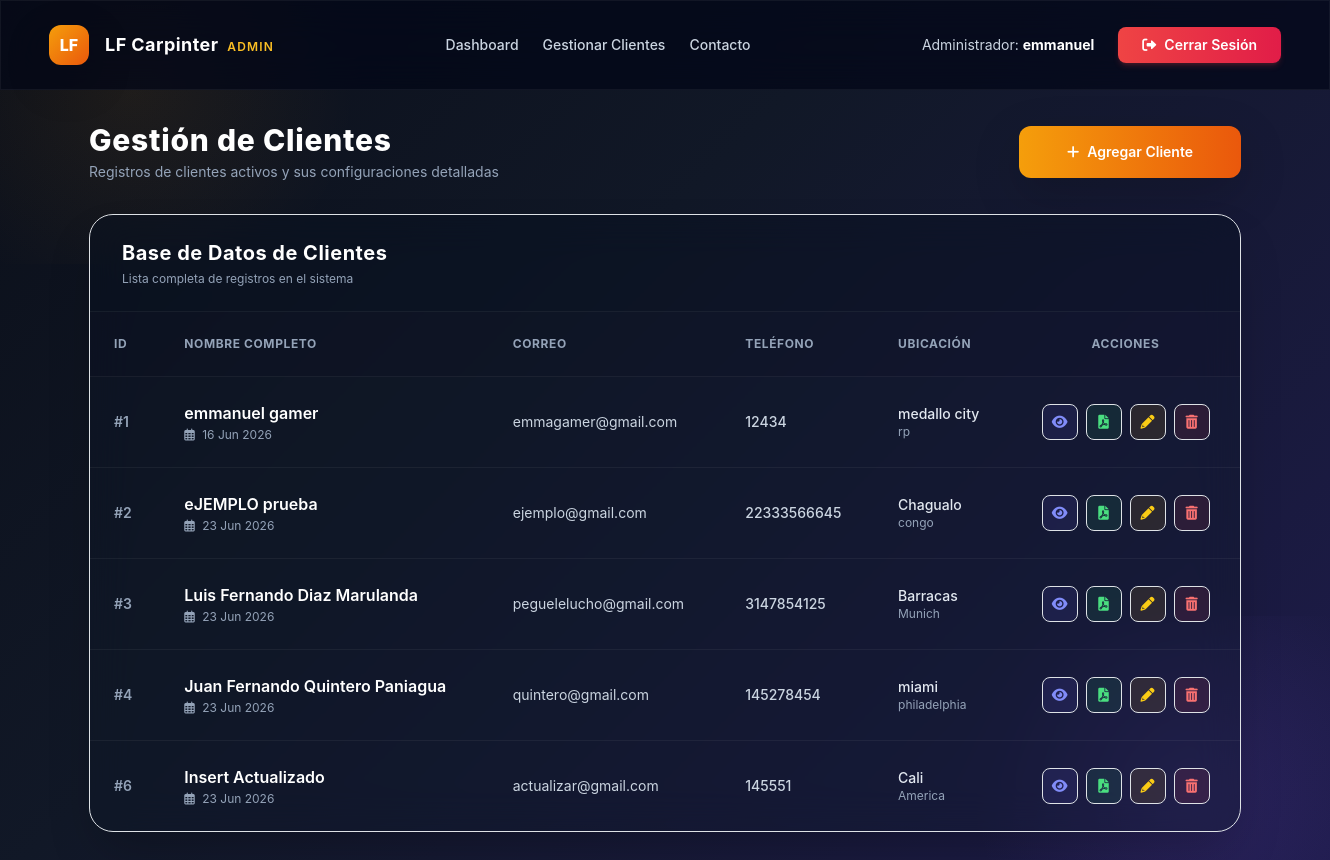
The page /adminpanel/clientes/ (signed in) on the database as committed earlier.
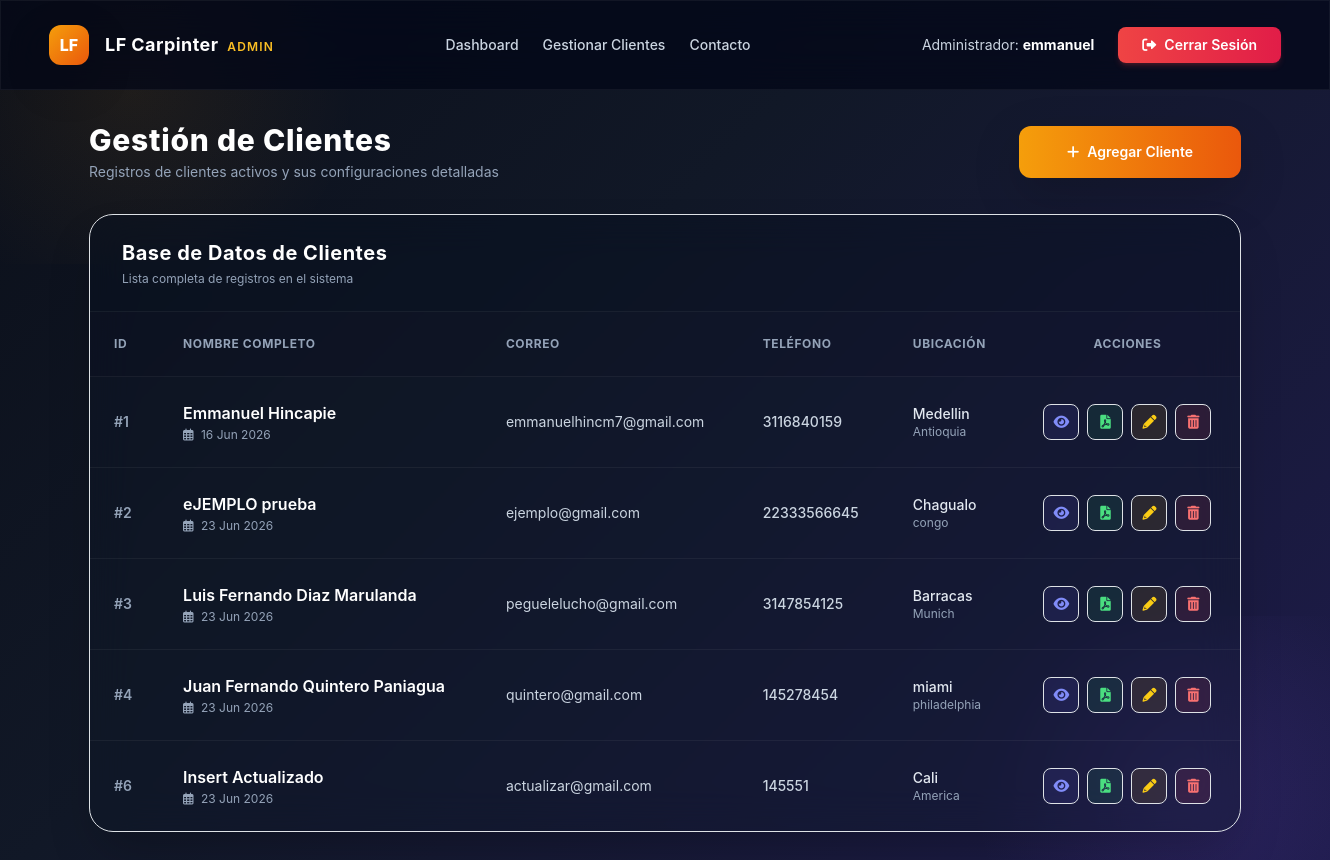
The same page on the database as committed later.
### dcrm/website/models.py (models this page shows, shortened)
class Cliente(models.Model):
    letras_regex = RegexValidator(r'^[a-zA-ZáéíóúÁÉÍÓÚñÑ\s]+$', 'Solo se permiten letras y espacios en este campo.')
    telefono_regex = RegexValidator(r'^\+?[\d\s\-\(\)]+$', 'El número de teléfono contiene caracteres no válidos.')
    alfa_num_regex = RegexValidator(r'^[a-zA-Z0-9áéíóúÁÉÍÓÚñÑ\s\.,#-]+$', 'Contiene caracteres especiales no permitidos.')
    fecha_registro = models.DateTimeField(auto_now_add=True)
    nombre = models.CharField(max_length=100, validators=[letras_regex])
    apellido = models.CharField(max_length=100, validators=[letras_regex])
    correo = models.EmailField()
    telefono = models.CharField(max_length=20, validators=[telefono_regex])
    direccion = models.CharField(max_length=255, validators=[alfa_num_regex])
    ciudad = models.CharField(max_length=100, validators=[letras_regex])
    estado = models.CharField(max_length=100, validators=[letras_regex])
    codigo_postal = models.CharField(max_length=20, validators=[RegexValidator(r'^[\d\-a-zA-Z]+$', 'Formato de código postal no válido')])

### customadmin/views.py (the view)
# urls.py: path('clientes/', views.ClienteListView.as_view(), name='cliente_list'),
@method_decorator(role_required('admin'), name='dispatch')
class ClienteListView(ListView):
    model = Cliente
    template_name = 'customadmin/cliente_list.html'
    context_object_name = 'clientes'

### customadmin/templates/customadmin/cliente_list.html (shortened to what the changed rows need)
{% extends 'customadmin_base.html' %}
{% load static %}
{% block content %}
<div class="max-w-6xl mx-auto">
    <div class="mb-8 flex flex-col sm:flex-row items-center justify-between gap-4">
        <div>
            <h1 class="text-3xl font-extrabold text-white tracking-wide">Gestión de Clientes</h1>
        </div>
    </div>
    <div class="glass-card rounded-3xl shadow-2xl overflow-hidden border border-white/5 bg-slate-900/30">
        <div class="px-8 py-6 border-b border-white/5 flex flex-col sm:flex-row items-center justify-between gap-4 bg-slate-950/20">
            <div>
                <h2 class="text-xl font-bold text-white tracking-wide">Base de Datos de Clientes</h2>
            </div>
        </div>
        <div class="overflow-x-auto">
            <table class="w-full text-left border-collapse">
                <thead>
                    <tr class="border-b border-white/5 text-slate-400 text-xs uppercase font-bold tracking-wider bg-slate-950/10">
                        <th class="px-6 py-4">ID</th>
                        <th class="px-6 py-4">Nombre Completo</th>
                        <th class="px-6 py-4">Correo</th>
                        <th class="px-6 py-4">Teléfono</th>
                        <th class="px-6 py-4">Ubicación</th>
                        <th class="px-6 py-4 text-center">Acciones</th>
                    </tr>
                </thead>
                <tbody class="divide-y divide-white/5">
                    {% for cliente in clientes %}
                        <tr class="hover:bg-white/[0.02] transition">
                            <td class="px-6 py-4 text-slate-400 text-sm font-semibold">#{{ cliente.id }}</td>
                            <td class="px-6 py-4">
                                <div class="font-semibold text-white">{{ cliente.nombre }} {{ cliente.apellido }}</div>
                                <div class="text-xs text-slate-400 mt-0.5"><i class="far fa-calendar-alt mr-1"></i> {{ cliente.fecha_registro|date:"d M Y" }}</div>
                            </td>
                            <td class="px-6 py-4 text-slate-300 text-sm">{{ cliente.correo }}</td>
                            <td class="px-6 py-4 text-slate-300 text-sm font-medium">{{ cliente.telefono }}</td>
                            <td class="px-6 py-4">
                                <div class="text-slate-200 text-sm font-medium">{{ cliente.ciudad }}</div>
                                <div class="text-xs text-slate-400">{{ cliente.estado }}</div>
                            </td>
                            <td class="px-6 py-4">
                                <div class="flex items-center justify-center gap-2">
                                    <a hx-get="{% url 'customadmin:cliente_detail' cliente.id %}" hx-target="#spa-container" hx-select="#spa-container" hx-push-url="true" class="h-9 w-9 rounded-lg bg-indigo-500/10 border border-indigo-500/20 text-indigo-400 hover:bg-indigo-500 hover:text-white transition flex items-center justify-center cursor-pointer" title="Ver Ficha Completa">
                                        <i class="fas fa-eye text-sm"></i>
                                    </a>
                                    <a href="{% url 'customadmin:download_pdf' cliente.id %}" class="h-9 w-9 rounded-lg bg-green-500/10 border border-green-500/20 text-green-400 hover:bg-green-500 hover:text-white transition flex items-center justify-center" title="Descargar Ficha PDF">
                                        <i class="fas fa-file-pdf text-sm"></i>
                                    </a>
                                    <a hx-get="{% url 'customadmin:cliente_edit' cliente.id %}" hx-target="#spa-container" hx-select="#spa-container" hx-push-url="true" class="h-9 w-9 rounded-lg bg-yellow-500/10 border border-yellow-500/20 text-yellow-400 hover:bg-yellow-500 hover:text-slate-900 transition flex items-center justify-center cursor-pointer" title="Editar Registro">
                                        <i class="fas fa-pencil-alt text-sm"></i>
                                    </a>
                                    <a hx-get="{% url 'customadmin:cliente_delete' cliente.id %}" hx-target="#spa-container" hx-select="#spa-container" hx-push-url="true" class="h-9 w-9 rounded-lg bg-red-500/10 border border-red-500/20 text-red-400 hover:bg-red-500 hover:text-white transition flex items-center justify-center cursor-pointer" title="Eliminar Registro">
                                        <i class="fas fa-trash-alt text-sm"></i>
                                    </a>
                                </div>
                            </td>
                        </tr>
                    {% endfor %}
                </tbody>
            </table>
        </div>
    </div>
</div>
{% endblock %}

Rows that differ between the two databases and show on the page:
changed Cliente id 1: nombre "emmanuel" → "Emmanuel"; apellido "gamer" → "Hincapie"; correo "emmagamer@gmail.com" → "emmanuelhincm7@gmail.com"; telefono "12434" → "3116840159"; ciudad "medallo city" → "Medellin"; estado "rp" → "Antioquia"
